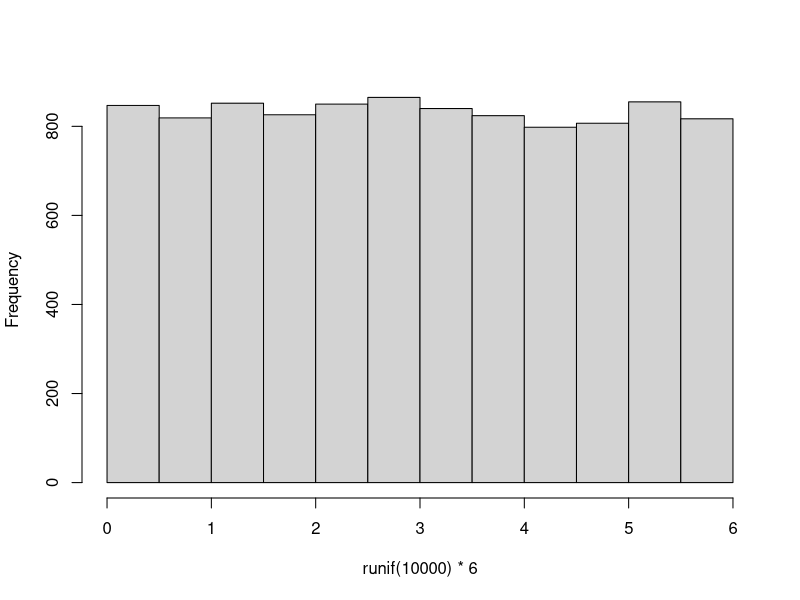
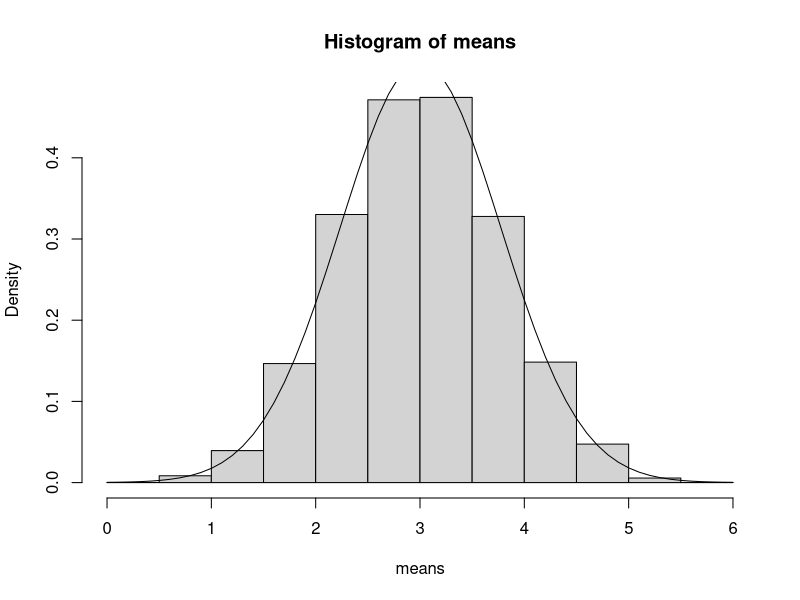

The R script that drew these images, in order:
hist(runif(10000)*6,main="")
means = numeric(10000)
for (i in 1: 10000) {
means[i] = mean(runif(5)*6)
}
hist(means,freq=FALSE)
mean(means)
sd(means)
xv=seq(0,6,0.1)
yv = dnorm(xv, mean=mean(means), sd=sd(means))
lines(xv,yv)